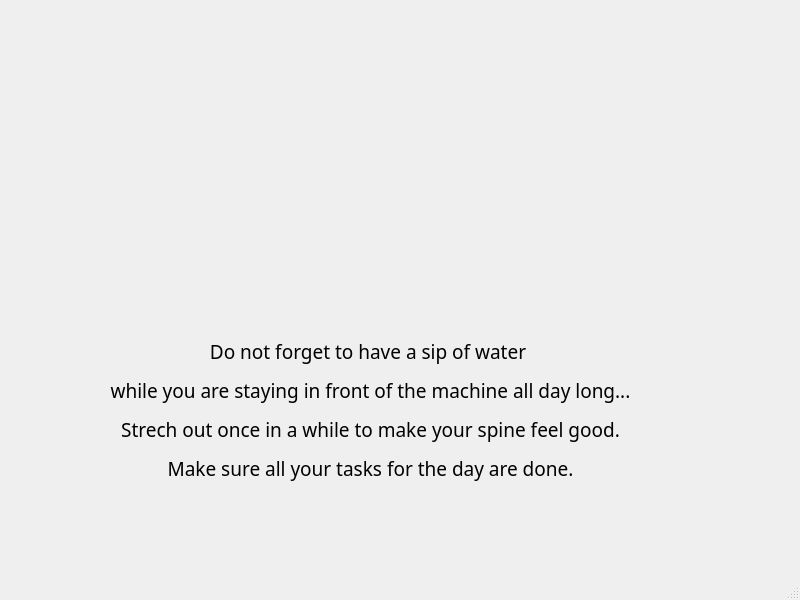
<?xml version="1.0" encoding="UTF-8"?>
<ui version="4.0">
 <class>timer</class>
 <widget class="QMainWindow" name="timer">
  <property name="geometry">
   <rect>
    <x>0</x>
    <y>0</y>
    <width>800</width>
    <height>600</height>
   </rect>
  </property>
  <property name="windowTitle">
   <string>MainWindow</string>
  </property>
  <property name="styleSheet">
   <string notr="true">background-image: url(:/new/prefix1/imgs/64-647021_light-colour-background-hd.jpg);</string>
  </property>
  <widget class="QWidget" name="centralwidget">
   <widget class="QLabel" name="label">
    <property name="geometry">
     <rect>
      <x>20</x>
      <y>50</y>
      <width>171</width>
      <height>41</height>
     </rect>
    </property>
    <property name="font">
     <font>
      <family>Microsoft YaHei UI Light</family>
      <pointsize>14</pointsize>
     </font>
    </property>
    <property name="text">
     <string/>
    </property>
   </widget>
   <widget class="QLabel" name="label_2">
    <property name="geometry">
     <rect>
      <x>20</x>
      <y>100</y>
      <width>171</width>
      <height>51</height>
     </rect>
    </property>
    <property name="font">
     <font>
      <family>Microsoft YaHei UI Light</family>
      <pointsize>14</pointsize>
     </font>
    </property>
    <property name="styleSheet">
     <string notr="true">border-right-color: rgb(255, 0, 127);
border-left-color: rgb(255, 0, 127);
border-bottom-color: rgb(255, 0, 127);
border-top-color: rgb(255, 0, 127);</string>
    </property>
    <property name="text">
     <string/>
    </property>
   </widget>
   <widget class="QLabel" name="label_3">
    <property name="geometry">
     <rect>
      <x>10</x>
      <y>320</y>
      <width>721</width>
      <height>181</height>
     </rect>
    </property>
    <property name="font">
     <font>
      <family>Microsoft YaHei UI Light</family>
      <pointsize>14</pointsize>
     </font>
    </property>
    <property name="text">
     <string>&lt;html&gt;&lt;head/&gt;&lt;body&gt;&lt;p align=&quot;center&quot;&gt;Do not forget to have a sip of water &lt;/p&gt;&lt;p align=&quot;center&quot;&gt;while you are staying in front of the machine all day long...&lt;/p&gt;&lt;p align=&quot;center&quot;&gt;Strech out once in a while to make your spine feel good.&lt;/p&gt;&lt;p align=&quot;center&quot;&gt;Make sure all your tasks for the day are done.&lt;/p&gt;&lt;/body&gt;&lt;/html&gt;</string>
    </property>
   </widget>
   <widget class="QLabel" name="label4">
    <property name="geometry">
     <rect>
      <x>290</x>
      <y>10</y>
      <width>131</width>
      <height>131</height>
     </rect>
    </property>
    <property name="text">
     <string/>
    </property>
   </widget>
   <widget class="QLabel" name="label_4">
    <property name="geometry">
     <rect>
      <x>410</x>
      <y>120</y>
      <width>151</width>
      <height>121</height>
     </rect>
    </property>
    <property name="text">
     <string/>
    </property>
   </widget>
   <widget class="QLabel" name="label_5">
    <property name="geometry">
     <rect>
      <x>560</x>
      <y>160</y>
      <width>151</width>
      <height>121</height>
     </rect>
    </property>
    <property name="text">
     <string/>
    </property>
   </widget>
   <widget class="QLabel" name="label_6">
    <property name="geometry">
     <rect>
      <x>560</x>
      <y>0</y>
      <width>151</width>
      <height>121</height>
     </rect>
    </property>
    <property name="text">
     <string/>
    </property>
   </widget>
  </widget>
  <widget class="QMenuBar" name="menubar">
   <property name="geometry">
    <rect>
     <x>0</x>
     <y>0</y>
     <width>800</width>
     <height>21</height>
    </rect>
   </property>
  </widget>
  <widget class="QStatusBar" name="statusbar"/>
 </widget>
 <resources/>
 <connections/>
</ui>
